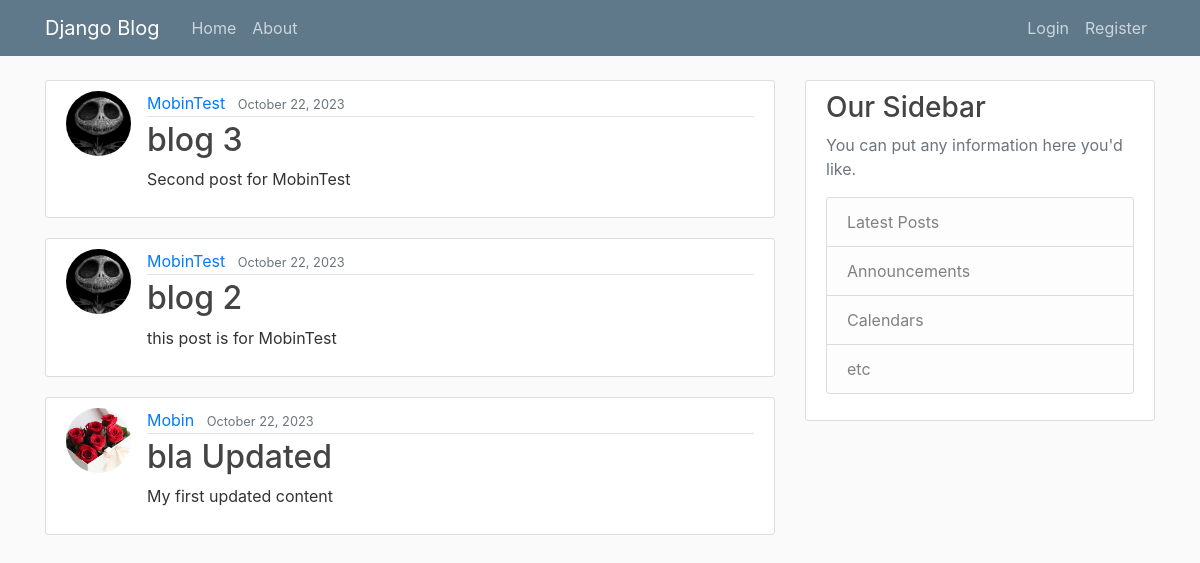
/, run on an earlier commit of the app's database.
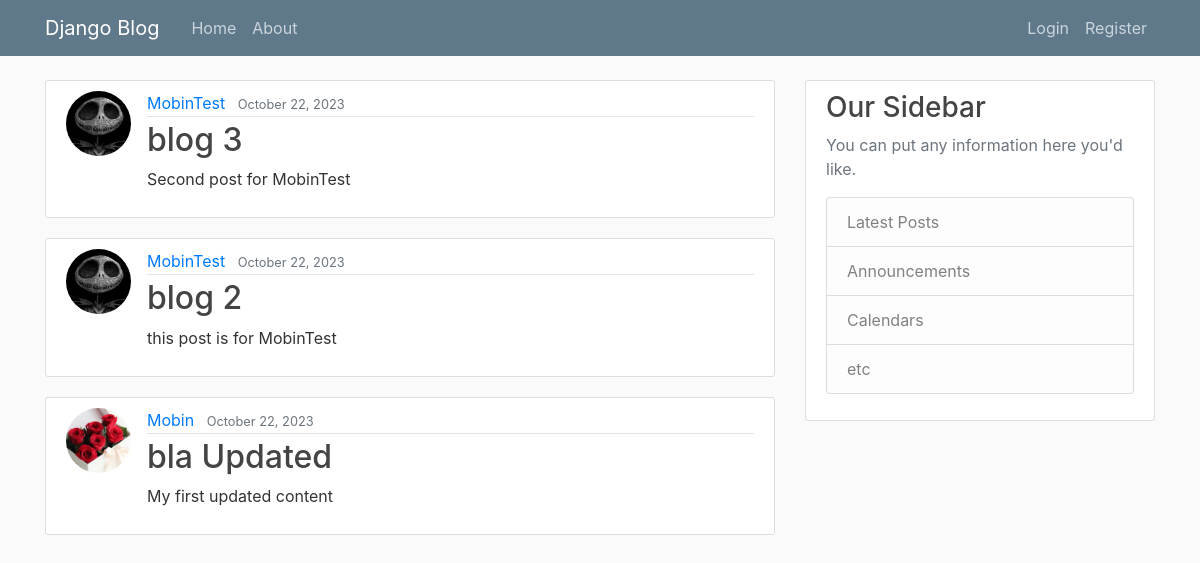
And on a later commit of the database.
### blog/models.py (models this page shows, shortened)
class post(models.Model):
    title = models.CharField(max_length=100)
    content = models.TextField()
    date_posted = models.DateTimeField(default = timezone.now)
    author = models.ForeignKey(User , on_delete=models.CASCADE , null=True)

### users/models.py (models this page shows, shortened)
class Profile(models.Model):
    user = models.OneToOneField(User , on_delete = models.CASCADE)
    image = models.ImageField(default='default.jpg' , upload_to='profile_pics')

### blog/views.py (the view)
# urls.py: path('', PostListView.as_view() , name='blog-home'),
class PostListView(ListView):
    model = post
    template_name = 'blog/home.html'  # <app>/<model><viewtype>.html
    context_object_name = 'posts'
    ordering = ['-date_posted']

### blog/templates/blog/home.html
{% extends "blog/Base.html" %}
{% block content %}
    {% for post in posts %}
    <article class="media content-section">
        <img class="rounded-circle article-img" src="{{ post.author.profile.image.url }}" alt="">
        <div class="media-body">
            <div class="article-metadata">
            <a class="mr-2" href="#">{{ post.author }}</a>
            <small class="text-muted">{{ post.date_posted | date:"F d, Y"}}</small>
            </div>
            <h2><a class="article-title" href="{% url 'post-detail' post.id %}">{{ post.title }}</a></h2>
            <p class="article-content">{{ post.content }}</p>
        </div>
        </article>
    {% endfor %}
{% endblock content %}

What changed in the data, as far as the page shows it:
changed through a linked row, post "bla Updated": author.profile.image: a different picture
